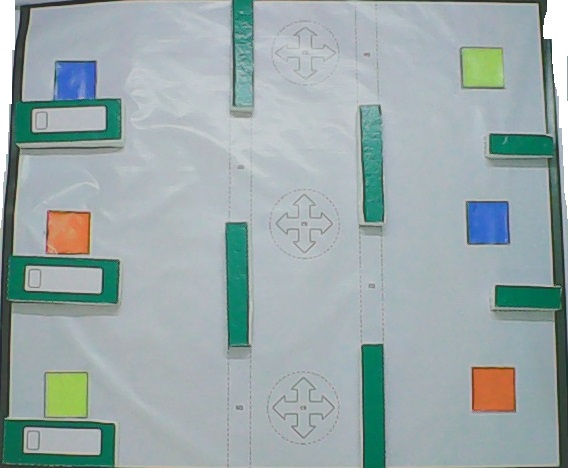
#> input picture task5/testimage.jpg, 568 x 468 px, given in place of the camera
$ python 'object detect (MockingJay'"'"'s conflicted copy 2015-03-04).py'   (Python 2 division)
#> lines starting #> are read from the running program, lines starting #| are printed output that depends on the picture; after the words box and inside, x2 and y2 are one past the last pixel; in counts of white or black regions, pixels touching at a corner belong together
import numpy
import cv2
# [5 lines of commented-out code are left out]

MIN = numpy.array([35 ,60, 100],numpy.uint8)  #for yellow
MAX = numpy.array([60, 255, 255],numpy.uint8)

# [5 lines of commented-out code are left out]
cap = cv2.VideoCapture(1)
ret, img = cap.read()
#> img is the input picture: shape (468, 568, 3); mean B, G, R 170.6, 169.6, 154.6
#img = cv2.imread('images/input.jpg')
hsv = cv2.cvtColor(img,cv2.COLOR_BGR2HSV)
#> hsv: shape (468, 568, 3); mean H, S, V 92.9, 39.6, 175.7

mask = cv2.inRange(hsv, MIN, MAX)
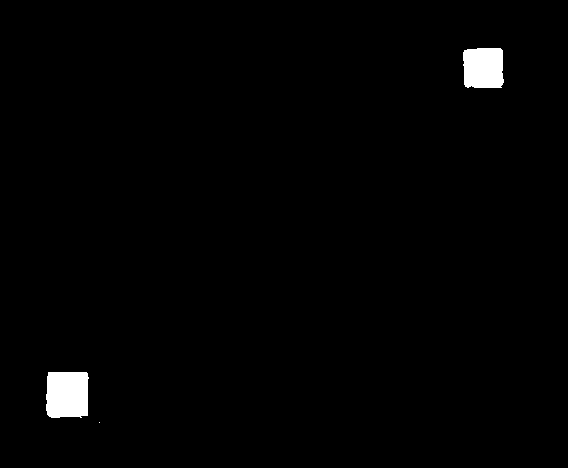
#> mask: shape (468, 568); 1.3% white; 3 white regions (1 under 20 px), largest, box (x1, y1, x2, y2) and area: (46, 372, 89, 418) 1856, (463, 48, 504, 88) 1539
res = cv2.bitwise_and(img,img, mask= mask)
cv2.imshow('hsv',res)
ret,thresh = cv2.threshold(mask,127,255,1)
#> thresh: shape (468, 568); 98.7% white; 3 black regions (1 under 20 px)
cv2.imshow('binary',mask)
#cv2.imwrite('binary.jpg',mask)
#cv2.imwrite("wall.jpg",mask)

contours, h = cv2.findContours(mask,cv2.RETR_TREE,cv2.CHAIN_APPROX_SIMPLE)
#> contours = 3 contours, 1 with area under 20; largest, box (x1, y1, x2, y2) and area: (46, 372, 89, 418) 1772, (463, 48, 504, 88) 1464; h = [[1, -1, -1, -1], [2, 0, -1, -1], [-1, 1, -1, -1]]
contours=sorted(contours, key = cv2.contourArea, reverse = True)[:12]
print len(contours)
#| 3
x1,y1 = tuple(contours[0][contours[0][:,:,0].argmin()][0])
#> x1 = 46; y1 = 394
#print x1,y1
cv2.circle(res,(x1,y1), 5, (0,0,255), -1)
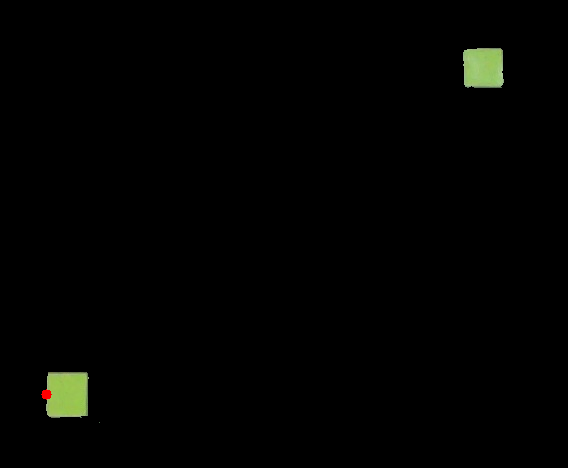
#> res: shape (468, 568, 3); mean B, G, R 1.2, 2.4, 2
#> (the run stopped early here; a loop or call above may not have finished)
